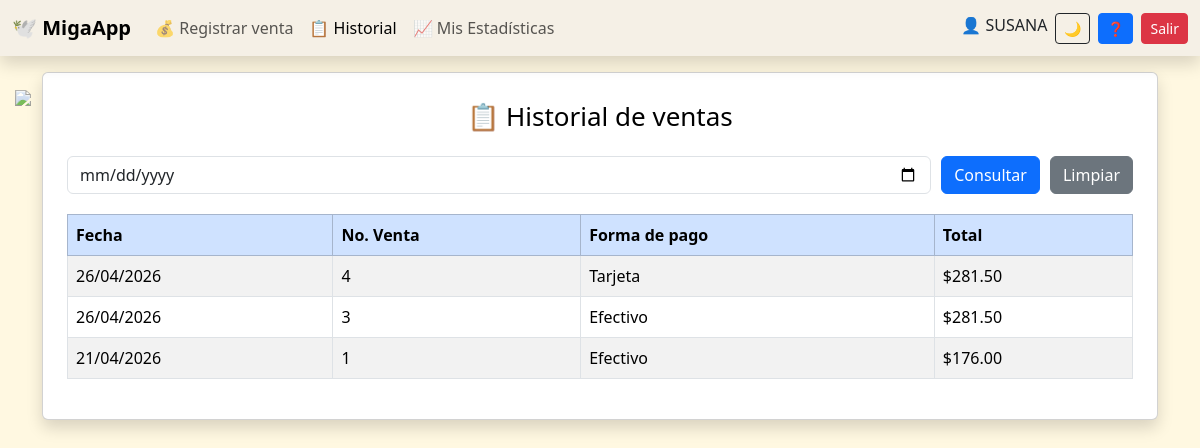
The app's page /historial_ventas.php (signed in) with its own data.
### tables this page shows
CREATE TABLE `ventas` (
  `id_venta` int NOT NULL AUTO_INCREMENT,
  `fecha` datetime DEFAULT CURRENT_TIMESTAMP,
  `id_usuario` int NOT NULL,
  `total` decimal(10,2) NOT NULL,
  `forma_pago` enum('Efectivo','Tarjeta','Transferencia') NOT NULL,
  PRIMARY KEY (`id_venta`),
  KEY `id_usuario` (`id_usuario`),
  CONSTRAINT `ventas_ibfk_1` FOREIGN KEY (`id_usuario`) REFERENCES `usuarios` (`id_usuario`)
);

### MySQLAux.php (called while the page is built, shortened)
<?php
class MySQLAux {
    public function __construct($server, $db, $usr, $pass) {
        $this->server = $server;
        $this->db = $db;
        $this->usr = $usr;
        $this->pass = $pass;
        $connectionString = "mysql:host={$this->server};dbname={$this->db};charset=utf8mb4";
        try {
            $this->conn = new PDO($connectionString, $this->usr, $this->pass);
        } catch (PDOException $e) {
            die("❌ Error de conexión: " . $e->getMessage());
        }
    }
}

### historial_ventas.php (the view, shortened to what this page needs)
<?php
require_once "MySQLAux.php";
$mysql = new MySQLAux("localhost","pruebas","root","root");
$fecha = $_GET["fecha"] ?? "";
$id_usuario = $_SESSION["usuario_id"];
$esAdmin = $_SESSION["tipo_usuario"] === "admin";
if($fecha != ""){
    if($esAdmin){
        $query = "SELECT v.id_venta, v.total, v.fecha,
                         u.nombre AS empleado, v.forma_pago
                  FROM ventas v
                  JOIN usuarios u ON v.id_usuario = u.id_usuario
                  WHERE DATE(v.fecha) = ?
                  ORDER BY v.fecha DESC";
        $stmt = $mysql->conn->prepare($query);
        $stmt->execute([$fecha]);
    } else {
        $query = "SELECT v.id_venta, v.total, v.fecha,
                         u.nombre AS empleado, v.forma_pago
                  FROM ventas v
                  JOIN usuarios u ON v.id_usuario = u.id_usuario
                  WHERE DATE(v.fecha) = ? AND v.id_usuario = ?
                  ORDER BY v.fecha DESC";
        $stmt = $mysql->conn->prepare($query);
        $stmt->execute([$fecha, $id_usuario]);
    }
} else {
    if($esAdmin){
        $query = "SELECT v.id_venta, v.total, v.fecha,
                         u.nombre AS empleado, v.forma_pago
                  FROM ventas v
                  JOIN usuarios u ON v.id_usuario = u.id_usuario
                  ORDER BY v.fecha DESC";
        $stmt = $mysql->conn->prepare($query);
        $stmt->execute();
    } else {
        $query = "SELECT v.id_venta, v.total, v.fecha,
                         u.nombre AS empleado, v.forma_pago
                  FROM ventas v
                  JOIN usuarios u ON v.id_usuario = u.id_usuario
                  WHERE v.id_usuario = ?
                  ORDER BY v.fecha DESC";
        $stmt = $mysql->conn->prepare($query);
        $stmt->execute([$id_usuario]);
    }
}
$ventas = $stmt->fetchAll(PDO::FETCH_ASSOC);
?>
<!DOCTYPE html>
<html lang="es">
<head>
<link href="https://cdn.jsdelivr.net/npm/bootstrap@5.3.6/dist/css/bootstrap.min.css" rel="stylesheet">
</head>
<body class="<?= $_SESSION['tema']; ?>">
<nav class="navbar navbar-expand-lg navbar-custom fixed-top shadow">
<div class="container-fluid">
<a class="navbar-brand fw-bold">🕊️ MigaApp</a>
<ul class="navbar-nav me-auto">
<?php if($_SESSION["tipo_usuario"] == "admin"): ?>
<li class="nav-item"><a class="nav-link" href="soloadmin.php">🥐 Productos</a></li>
<li class="nav-item"><a class="nav-link active" href="historial_ventas.php">📋 Historial</a></li>
<li class="nav-item"><a class="nav-link" href="reporte_ventas.php">📊 Reporte</a></li>
<li class="nav-item"><a class="nav-link" href="estadisticas.php">📈 Estadísticas</a></li>
<li class="nav-item"><a class="nav-link" href="crear_usuario.php">👤 Crear Usuarios</a></li>
<?php else: ?>
<li class="nav-item"><a class="nav-link" href="solousuario.php">💰 Registrar venta</a></li>
<li class="nav-item"><a class="nav-link active" href="historial_ventas.php">📋 Historial</a></li>
<li class="nav-item"><a class="nav-link" href="estadisticase.php">📈 Mis Estadísticas</a></li>
<?php endif; ?>
</ul>
<div class="d-flex gap-2">
<span>👤 <?= $_SESSION['usuario']; ?></span>
<button class="btn btn-outline-dark btn-sm" onclick="cambiarTema()">🌙</button>
<button class="btn btn-primary btn-sm" data-bs-toggle="modal" data-bs-target="#ayuda">❓</button>
<a href="logout.php" class="btn btn-danger btn-sm">Salir</a>
</div>
</div>
</nav>
<div class="container mt-5 pt-4">
<div class="card p-4 shadow">
<div class="titulo">📋 Historial de ventas</div>
<form method="GET" class="filtro">
<input type="date" name="fecha" value="<?= $fecha ?>" class="form-control">
<button class="btn btn-primary">Consultar</button>
<a href="historial_ventas.php" class="btn btn-secondary">Limpiar</a>
</form>
<table class="table table-bordered table-striped">
<thead class="table-primary">
<tr>
<th>Fecha</th>
<th>No. Venta</th>
<th>Forma de pago</th>
<th>Total</th>
</tr>
</thead>
<tbody>
<?php if(!empty($ventas)): ?>
<?php foreach($ventas as $v): ?>
<tr>
<td><?= date("d/m/Y", strtotime($v["fecha"])) ?></td>
<td><?= $v["id_venta"] ?></td>
<td><?= $v["forma_pago"] ?></td>
<td>$<?= number_format($v["total"],2) ?></td>
</tr>
<?php endforeach; ?>
<?php else: ?>
<tr><td colspan="5">No hay ventas</td></tr>
<?php endif; ?>
</tbody>
</table>
</div>
</div>
</body>
</html>

### historial_ventas.php (style rules this page uses)
body { background-color:#fff8e1; }
.navbar-custom { background:#f5f0e6; }
.container, .card { position:relative; z-index:2; }
.titulo { text-align:center; font-size:26px; margin-bottom:20px; color:#000; }
.filtro { display:flex; justify-content:center; gap:10px; margin-bottom:20px; }
.table { background:#fff; color:#000; }

### records on screen
ventas: fecha "26/04/2026", id_venta "4", forma_pago "Tarjeta", total "281.50"
ventas: fecha "26/04/2026", id_venta "3", forma_pago "Efectivo", total "281.50"
ventas: fecha "21/04/2026", id_venta "1", forma_pago "Efectivo", total "176.00"

### other values on screen
$_SESSION['usuario'] "SUSANA"
